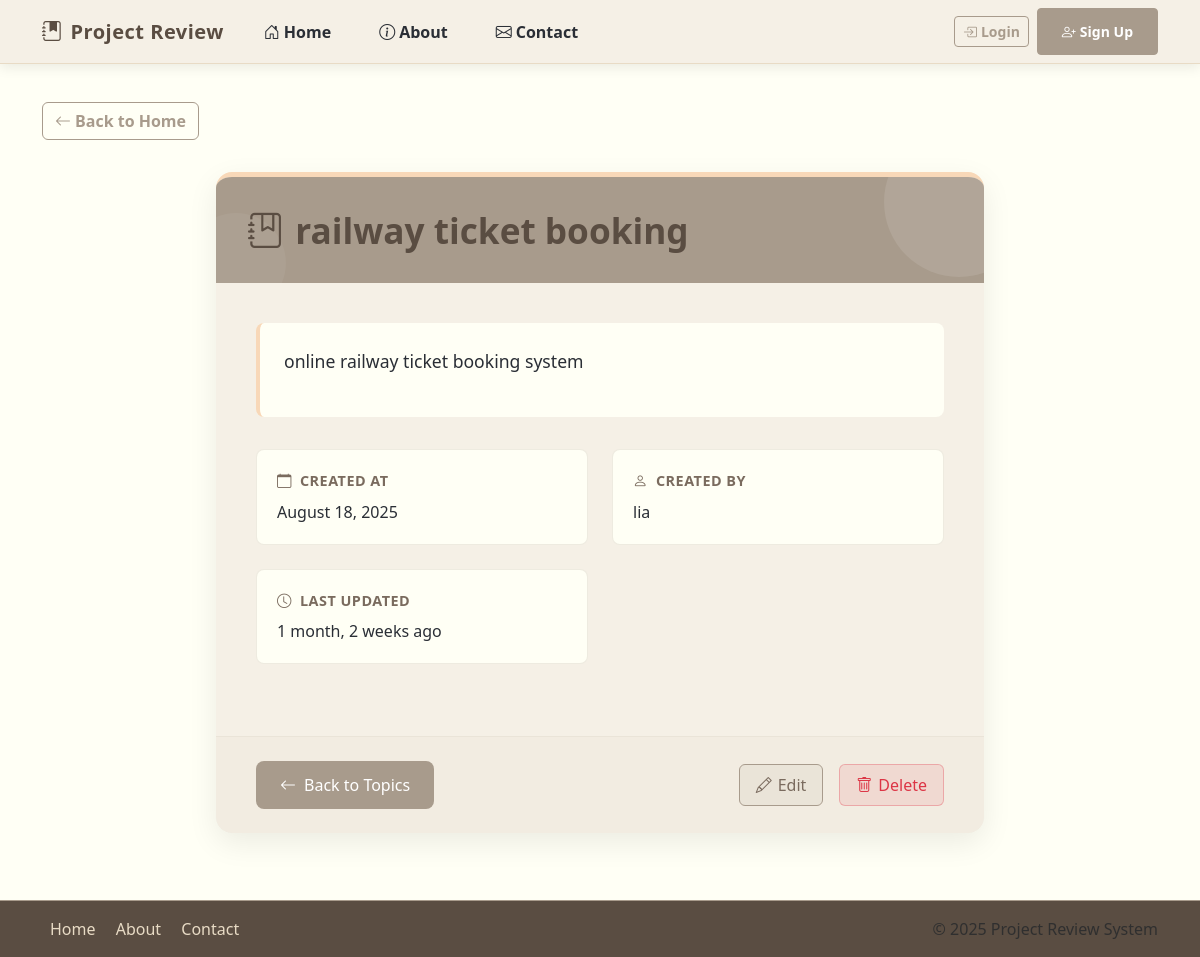
Page /topics/6/ on the committed database.
### project_review_app/models.py (models this page shows, shortened)
class Topic(models.Model):
    title = models.CharField(max_length=255)
    description = models.TextField(blank=True)
    created_by = models.ForeignKey(
        settings.AUTH_USER_MODEL,
        on_delete=models.SET_NULL,
        null=True,
        blank=True,
        related_name="topics_created"
    )
    teacher = models.ForeignKey(
        settings.AUTH_USER_MODEL,
        on_delete=models.SET_NULL,
        null=True,
        blank=True,
        related_name="topics_assigned"
    )
    created_at = models.DateTimeField(auto_now_add=True)

class CustomUser(AbstractUser):
    ROLE_CHOICES = (
        ('teacher', 'Teacher'),
        ('student', 'Student'),
        ('admin', 'Admin'),
    )
    DIVISION_CHOICES = (
        ('A', 'Division A'),
        ('B', 'Division B'),
        ('C', 'Division C'),
    )
    SEMESTER_CHOICES = (
        (1, 'Semester 1'),
        (2, 'Semester 2'),
        (3, 'Semester 3'),
        (4, 'Semester 4'),
        (5, 'Semester 5'),
        (6, 'Semester 6'),
    )
    role = models.CharField(max_length=10, choices=ROLE_CHOICES)
    email = models.EmailField(unique=True)
    division = models.CharField(max_length=1, choices=DIVISION_CHOICES, blank=True, null=True)
    roll_no = models.CharField(max_length=20, blank=True, null=True)
    semester = models.PositiveIntegerField(choices=SEMESTER_CHOICES, blank=True, null=True)
    department = models.CharField(max_length=100, blank=True, null=True)
    subject = models.CharField(max_length=100, blank=True, null=True)

### project_review_app/views.py (the view)
# urls.py: path("topics/<int:pk>/", views.topic_detail, name="topic_detail"),
def topic_detail(request, pk):
    topic = get_object_or_404(Topic, pk=pk)
    return render(request, "teacher/topic_detail.html", {"topic": topic})

### templates/teacher/topic_detail.html (shortened to what this page needs)
{% extends "base.html" %}
{% load static %}
{% block content %}
<div class="topic-detail-container">
    <div class="topic-detail-card">
        <div class="topic-header">
            <h1 class="topic-title">
                <i class="bi bi-journal-bookmark"></i> {{ topic.title }}
            </h1>
        </div>
        <div class="topic-body">
            <div class="topic-description">
                {{ topic.description|linebreaks }}
            </div>
            <div class="topic-meta">
                <div class="meta-item">
                    <div class="meta-label">
                        <i class="bi bi-calendar"></i> Created At
                    </div>
                    <div class="meta-value">{{ topic.created_at|date:"F j, Y" }}</div>
                </div>
                {% if topic.created_by %}
                <div class="meta-item">
                    <div class="meta-label">
                        <i class="bi bi-person"></i> Created By
                    </div>
                    <div class="meta-value">{{ topic.created_by.username }}</div>
                </div>
                {% endif %}
                <div class="meta-item">
                    <div class="meta-label">
                        <i class="bi bi-clock"></i> Last Updated
                    </div>
                    <div class="meta-value">{{ topic.created_at|timesince }} ago</div>
                </div>
            </div>
        </div>
        <div class="topic-footer">
            <a href="{% url 'topics_list' %}" class="btn-back">
                <i class="bi bi-arrow-left"></i> Back to Topics
            </a>
            <div class="action-buttons">
                <a href="{% url 'edit_topic' topic.pk %}" class="btn-action btn-edit">
                    <i class="bi bi-pencil"></i> Edit
                </a>
                <a href="{% url 'delete_topic' topic.pk %}" class="btn-action btn-delete">
                    <i class="bi bi-trash"></i> Delete
                </a>
            </div>
        </div>
    </div>
</div>
{% endblock %}

### templates/base.html (style rules this page uses)
:root { --ivory: #FFFFF8; --linen: #FAF5EC; --cashmere: #E8DBC5; --taupe: #B8A99A; --mocha: #8B7D6B; --umber: #5E5347; --slate: #7D8B99; --charcoal: #3A4149; }
body { background: var(--ivory); min-height: 100vh; display: flex; flex-direction: column; font-family: 'Segoe UI', Tahoma, Geneva, Verdana, sans-serif; color: var(--charcoal); padding-top: 70px; padding-bottom: 60px; }
h1, h2, h3, h4, h5, h6 { color: var(--umber); font-weight: 600; }

### templates/teacher/topic_detail.html (style rules this page uses)
:root { --ivory: #FFFFF5; --linen: #F5F0E6; --peach: #F8D8B8; --taupe: #A89B8C; --mocha: #7A6B5E; --umber: #5A4D42; --slate: #6C7A89; --charcoal: #2A2E35; --transition: all 0.3s cubic-bezier(0.25, 0.8, 0.25, 1); }
body { background-color: var(--ivory); font-family: 'Segoe UI', Tahoma, Geneva, Verdana, sans-serif; }
.topic-detail-container { max-width: 800px; margin: 2rem auto; padding: 0 1rem; }
.topic-detail-card { background-color: var(--linen); border-radius: 16px; box-shadow: 0 10px 30px rgba(0, 0, 0, 0.08); border-top: 5px solid var(--peach); overflow: hidden; transition: var(--transition); }
.topic-header { background-color: var(--taupe); color: white; padding: 2rem; position: relative; overflow: hidden; }
.topic-header::before { content: ''; position: absolute; top: -50px; right: -50px; width: 150px; height: 150px; background: rgba(255, 255, 255, 0.1); border-radius: 50%; }
.topic-header::after { content: ''; position: absolute; bottom: -30px; left: -30px; width: 100px; height: 100px; background: rgba(255, 255, 255, 0.05); border-radius: 50%; }
.topic-title { font-size: 2.2rem; font-weight: 700; margin: 0; position: relative; z-index: 2; display: flex; align-items: center; gap: 12px; }
.topic-body { padding: 2.5rem; }
.topic-description { color: var(--charcoal); font-size: 1.1rem; line-height: 1.7; margin-bottom: 2rem; padding: 1.5rem; background-color: var(--ivory); border-radius: 8px; border-left: 4px solid var(--peach); }
.topic-meta { display: grid; grid-template-columns: repeat(auto-fit, minmax(250px, 1fr)); gap: 1.5rem; margin-bottom: 2rem; }
.meta-item { background-color: var(--ivory); padding: 1.25rem; border-radius: 8px; border: 1px solid rgba(168, 155, 140, 0.2); }
.meta-label { color: var(--mocha); font-weight: 600; font-size: 0.9rem; text-transform: uppercase; letter-spacing: 0.5px; margin-bottom: 0.5rem; display: flex; align-items: center; gap: 8px; }
.meta-value { color: var(--charcoal); font-size: 1rem; font-weight: 500; }
.topic-footer { padding: 1.5rem 2.5rem; background-color: rgba(168, 155, 140, 0.05); border-top: 1px solid rgba(168, 155, 140, 0.1); display: flex; justify-content: space-between; align-items: center; }
.btn-back { background-color: var(--taupe); color: white; text-decoration: none; padding: 0.75rem 1.5rem; border-radius: 8px; font-weight: 500; transition: var(--transition); display: inline-flex; align-items: center; gap: 8px; border: none; }
.action-buttons { display: flex; gap: 1rem; }
.btn-action { padding: 0.5rem 1rem; border-radius: 6px; font-weight: 500; transition: var(--transition); text-decoration: none; display: inline-flex; align-items: center; gap: 6px; }
.btn-edit { background-color: rgba(168, 155, 140, 0.1); color: var(--mocha); border: 1px solid var(--taupe); }
.btn-delete { background-color: rgba(220, 53, 69, 0.1); color: #dc3545; border: 1px solid rgba(220, 53, 69, 0.3); }

### rows in the picture
Topic: title "railway ticket booking", description "online railway ticket booking system", created_at "August 18, 2025", created_by.username "lia", created_at "1 month, 2 weeks"
